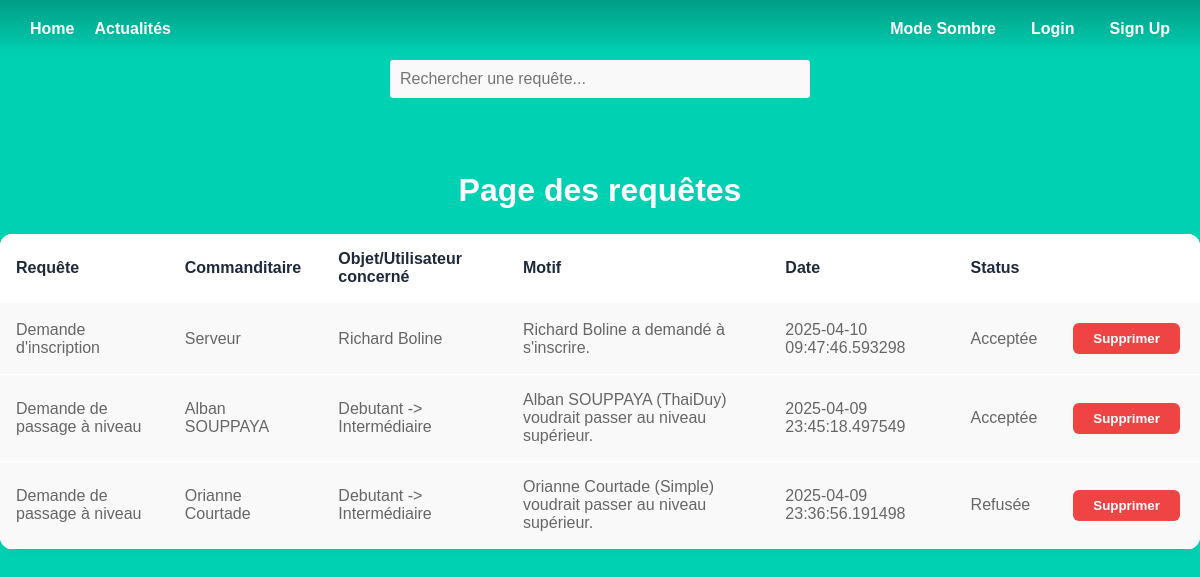
Page /request_admin on the committed database.
### models.py (models this page shows)
class Request(db.Model):
    id = db.Column(db.Integer, primary_key=True)
    title = db.Column(db.String)
    description = db.Column(db.Text)
    status = db.Column(db.String)
    date = db.Column(db.DateTime)
    object_name = db.Column(db.String)
    object_type = db.Column(db.String)
    user_lastname = db.Column(db.String)
    user_firstname = db.Column(db.String)

### admin.py (the view)
@admin.route('/request_admin')
def request_admin_list():
    q = request.args.get('q', '')
    requests = Request.query.filter(
        or_(
            Request.title.ilike(f'%{q}%'),
            Request.object_name.ilike(f'%{q}%'),
            Request.description.ilike(f'%{q}%'),
            cast(Request.date, String).ilike(f'%{q}%')
        )
    ).order_by(desc(Request.date)).all()
    return render_template('admin_request.html', requests=requests)

### templates/admin_request.html (shortened to what this page needs)
{% extends 'base.html' %}
{% block content %}
<div class="search-container">
    <input type="text" id="searchInput2" class="search-input search-obj" placeholder="Rechercher une requête...">
</div>
<h1 class="title">
    Page  des requêtes
</h1>
<div class="resquest-container">
        <table>
            <tr>
                <th>Requête</th>
                <th>Commanditaire</th>
                <th>Objet/Utilisateur concerné</th>
                <th>Motif</th>
                <th>Date</th>
                <th>Status</th>
                <th></th>
            </tr>
        <tbody id="results">
        {% for rqs in requests %}
        {% if rqs.title == "Demande de suppression d'objet" %}
            <tr>
                <td>{{rqs.title}}</td>
                <td>{{rqs.user_firstname}} {{rqs.user_lastname}}</td>
                <td>{{rqs.object_name}} ({{rqs.object_type}})</td>
                <td>{{rqs.description}}</td>
                <td>{{rqs.date}}</td>
                {% if rqs.status == "En attente" %}
                <td>
                    <form action="{{ url_for('admin.request_accept', request_id=rqs.id) }}" method="post">
                        <button type="submit" class="accept-btn">Accepter</button>
                    </form>
                    <form action="{{ url_for('admin.request_refuse', request_id=rqs.id) }}" method="post">
                        <button type="submit" class="refuse-btn">Refuser</button>
                    </form>
                </td>
                {% else %}
                    <td>{{rqs.status}}</td>
                {% endif %}
                <td>
                    <form action="{{ url_for('admin.delete_request', request_id=rqs.id) }}" method="post">
                        <button type="submit" class="refuse-btn">Supprimer</button>
                    </form>
                </td>
            </tr>
        {% elif rqs.title == "Demande d'inscription" %}
            <tr>
                <td>{{rqs.title}}</td>
                <td>Serveur</td>
                <td>{{rqs.user_firstname}} {{rqs.user_lastname}}</td>
                <td>{{rqs.description}}</td>
                <td>{{rqs.date}}</td>
                {% if rqs.status == "En attente" %}
                <td>
                    <form>
                        <button type="button" onclick="openRequestMotif('role')" class="accept-btn">Accepter</button>
                    </form>
                    <form action="{{ url_for('admin.request_refuse', request_id=rqs.id) }}" method="post">
                        <button type="submit" class="refuse-btn">Refuser</button>
                    </form>
                </td>
                {% else %}
                    <td>{{rqs.status}}</td>
                {% endif %}
                <td>
                    <form action="{{ url_for('admin.delete_request', request_id=rqs.id) }}" method="post">
                        <button type="submit" class="refuse-btn">Supprimer</button>
                    </form>
                </td>
            </tr>
        {% elif rqs.title == "Demande de passage à niveau" %}
            <tr>
                <td>{{rqs.title}}</td>
                <td>{{rqs.user_firstname}} {{rqs.user_lastname}}</td>
                <td>{{rqs.object_name}}</td>
                <td>{{rqs.description}}</td>
                <td>{{rqs.date}}</td>
                {% if rqs.status == "En attente" %}
                <td>
                    <form action="{{ url_for('admin.request_accept', request_id=rqs.id) }}" method="post">
                        <button type="submit" class="accept-btn">Accepter</button>
                    </form>
                    <form action="{{ url_for('admin.request_refuse', request_id=rqs.id) }}" method="post">
                        <button type="submit" class="refuse-btn">Refuser</button>
                    </form>
                </td>
                {% else %}
                    <td>{{rqs.status}}</td>
                {% endif %}
                <td>
                    <form action="{{ url_for('admin.delete_request', request_id=rqs.id) }}" method="post">
                        <button type="submit" class="refuse-btn">Supprimer</button>
                    </form>
                </td>
            </tr>
        {% endif %}
        {% endfor %}
        </tbody>
        </table>
</div>
{% endblock %}

### static/styles/base2.css (style rules this page uses)
html, body { height: 100%; margin: 0; padding: 0; font-family: 'Arial', sans-serif; background-color: var(--clair); color: rgb(0, 0, 0); text-align: center; }
:root { --clair: #00d1b2; --moyen: #14c2a8; --fonce: #019e86; --tresfonce: #00a88b; --ecriture: white; --box: white; --titrebox: black; --border: #ddd; --writeinput: #aaa; --itembox: #f9f9f9; --titreitem: #333; --pitem: #666; --ecritureform: black; --titrerequete: #1e293b; --progress : #0fd812; }
.title { color: var(--ecriture); padding-top: 25px; font-size: 2rem; font-weight: 600; line-height: 1.125 }
.search-container { display: flex; justify-content: center; margin-bottom: 20px; }
.search-input { width: 400px; max-width: 100%; padding: 10px; border: 2px solid var(--clair); border-radius: 5px; font-size: 16px; background-color: var(--itembox); }
.resquest-container table { table-layout: auto; width: 100%; border-collapse: collapse; margin: 0 auto; max-width: 1250px; background-color: var(--box); border-radius: 12px; overflow: hidden; box-shadow: 0 2px 8px rgba(0, 0, 0, 0.05); margin-bottom: 30px; }
.resquest-container th, td { text-align: left; padding: 1rem; border-bottom: 1px solid var(--box); }
.resquest-container th { background-color: var(--box); color: var(--titrerequete); font-weight: 600; }
.resquest-container td { background-color: var(--itembox); color: var(--pitem); }
.resquest-container form { display: inline-block; margin: 0.25rem; }
.resquest-container form button { padding: 0.5rem 1rem; border: none; border-radius: 6px; font-weight: 600; cursor: pointer; transition: all 0.2s ease-in-out; }
.resquest-container .refuse-btn[type="submit"]:last-child { background-color: #ef4444; color: var(--ecriture); padding-left: 20px; padding-right: 20px; }

### rows in the picture
Request: title "Demande d'inscription", user_firstname "Richard", user_lastname "Boline", description "Richard Boline a demandé à s'inscrire.", date "2025-04-10 09:47:46.593298", status "Acceptée"
Request: title "Demande de passage à niveau", user_firstname "Alban", user_lastname "SOUPPAYA", object_name "Debutant -> Intermédiaire", description "Alban SOUPPAYA (ThaiDuy) voudrait passer au niveau supérieur.", date "2025-04-09 23:45:18.497549", status "Acceptée"
Request: title "Demande de passage à niveau", user_firstname "Orianne", user_lastname "Courtade", object_name "Debutant -> Intermédiaire", description "Orianne Courtade (Simple) voudrait passer au niveau supérieur.", date "2025-04-09 23:36:56.191498", status "Refusée"
